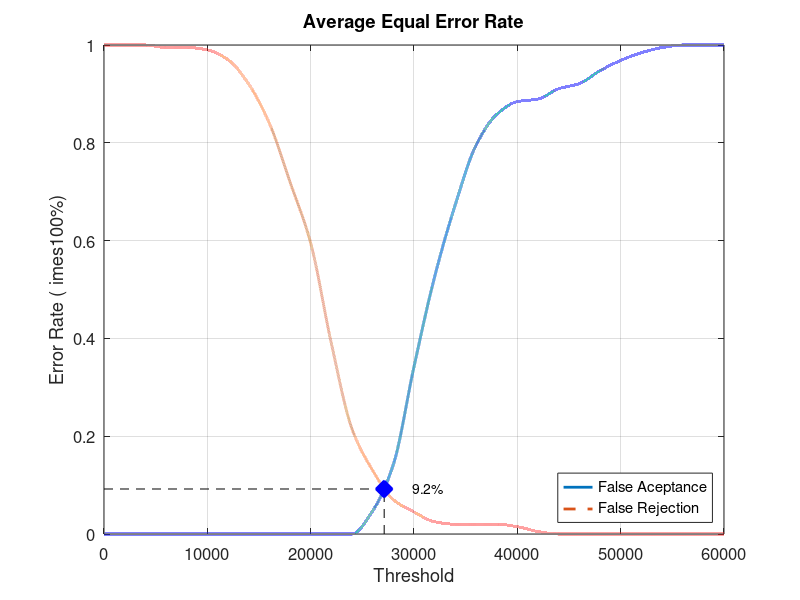
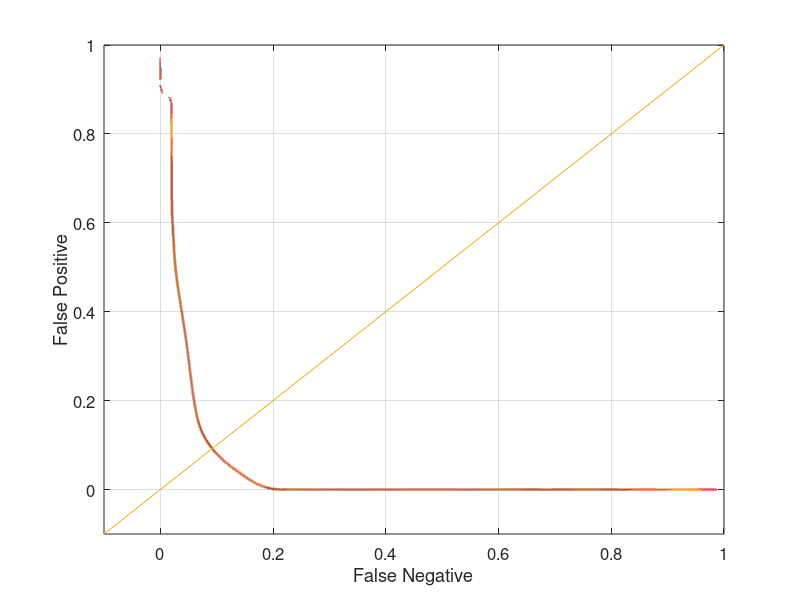

MATLAB code to generate these figures, in order:
close all;
clear;
clc;
x = 0:2000:60000;
xq = 0:0.5:60000;

y0 = [0 0 0 0 0 0 0 0 0 0 0 0 0 0.0473684 0.142105 0.342105 0.526316 0.673684 0.794737 0.857895 0.884211 0.889474 0.910526 0.921053 0.947368 0.968421 0.984211 0.994737 1 1 1]
yy0 = interp1(x, y0, xq, 'pchip');
y1 = [1 1 1 0.995 0.995 0.99 0.97 0.92 0.84 0.72 0.595 0.39 0.215 0.13 0.07 0.045 0.025 0.02 0.02 0.02 0.015 0.005 0 0 0 0 0 0 0 0 0]
yy1 = interp1(x, y1, xq, 'pchip');

% Calculating EER: 
y2 = abs(y0 - y1);
find(y2 == min(y2))
yy2 = abs(yy0 - yy1);
xEER = find(yy2 == min(yy2));
xEERIndex = xq(xEER) % X-axis EER
yEER = yy0(xEER) % Y-axis EER

main = figure
plot(xq, yy0,'-','LineWidth', 2);	hold on
plot(xq, yy1,'--','LineWidth', 2);	hold on
plot([xEERIndex xEERIndex], [0 yEER], 'k--');	hold on
plot([0 xEERIndex], [yEER yEER], 'k--');	hold on
plot(xEERIndex, yEER, 'bx', 'LineWidth', 10);	hold on
text(xEERIndex + 10 * xEERIndex / 100, yEER, [num2str(round((10000 * yEER)) / 100) '%'])
legend('False Aceptance', 'False Rejection', 'Location', 'SouthEast')
xlabel('Threshold')
ylabel('Error Rate (	imes100%)')
title('Average Equal Error Rate')
set(gca, 'FontSize', 12)
axis([0 60000 0 1])
grid on

print(main, 'Database3_1Main', '-dpng');
FNRxFPR = figure('Color', [1 1 1]);
plot(yy1, yy0, '-', yy1, yy0, 'LineWidth', 2);
hold on
y = -0.1:0.1:1
plot(y, y); 
set(gca, 'FontSize', 12)
xlabel('False Negative')
ylabel('False Positive')
axis([-0.1 1 -0.1 1])
set(gca, 'FontSize', 12)
grid on

print(FNRxFPR, 'Database3_1FNRxFPR','-dpng');
